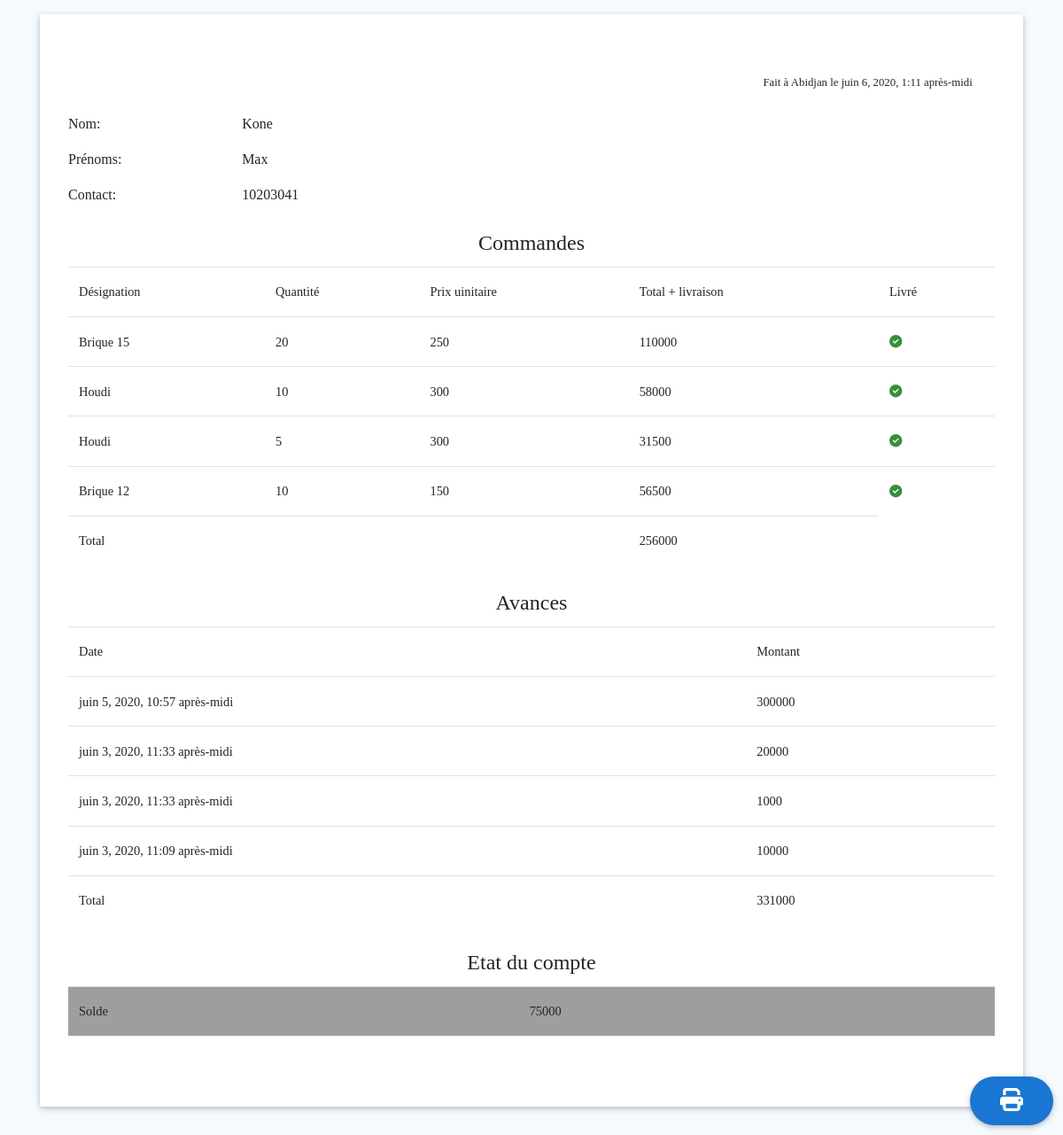
Screenshot of /client/1/details with the database file from the repository.
### caisse/models.py (models this page shows, shortened)
class Client(models.Model):
    nom = models.CharField(max_length=100)
    prenoms = models.CharField(max_length=100)
    contact = models.CharField(max_length=100, unique=True)
    date = models.DateField(auto_now_add=True)
    @property
    def total_plus_livraison(self):
        t = 0
        for commande in self.commande_set.all():
            t += commande.total_plus_livraison
        return t
    @property
    def avance(self):
        t = 0
        for commande in self.avance_set.all():
            t += commande.montant
        return t
    @property
    def solde(self):
        solde =  self.avance - self.total_plus_livraison
        return solde

class Commande(models.Model):
     client = models.ForeignKey(Client, on_delete=models.CASCADE)
     date = models.DateTimeField(auto_now_add=True)
     produit = models.ForeignKey(Produit, on_delete=models.CASCADE, null=True)
     quantite = models.PositiveIntegerField(default=0)
     livre = models.BooleanField(default=False)
     @property
     def total_simple(self):
         return self.produit.prix * self.quantite
     @property
     def total_plus_livraison(self):
         prix_camion = 5000
         nombre_camions = math.ceil((self.quantite / self.produit.quantite_par_camion + 1))
         livraison = nombre_camions * prix_camion
         return self.total_simple + livraison

class Produit(models.Model):
    categorie = models.ForeignKey(Categorie, on_delete=models.SET_NULL, null=True)
    nom = models.CharField(max_length=100)
    infos = models.TextField(null=True, blank=True)
    prix = models.PositiveIntegerField(default=0)
    quantite_par_camion = models.PositiveIntegerField(default=1)
    def __str__(self): return self.nom
    class Meta:
        ordering = ['-pk']

class Avance(models.Model):
    date = models.DateTimeField(auto_now_add=True)
    montant = models.PositiveIntegerField(default=0)
    client = models.ForeignKey(Client, on_delete=models.CASCADE)
    class Meta:
        ordering = ['-date']

### caisse/views.py (the view)
# urls.py: path('client/<int:pk>/details', ClientDetailView.as_view(template_name='caisse/client_detail.html'), name='client_details'),
class ClientDetailView(generic.DetailView):
    model = Client
    def get_context_data(self, **kwargs):
        from django.utils.timezone import now
        data = super(ClientDetailView, self).get_context_data(**kwargs)
        data['now'] = now()
        return data

### templates/caisse/client_detail.html (shortened to what this page needs)
{% extends 'base.html' %}
{% block content %}
    <div class="container mt-3">
        <div class="jumbotron">
            <div class="d-flex">
                <div class="w-75"></div>
                <div class="w-25">
                    <small>Fait à Abidjan le {{ now }}</small>
                </div>
            </div>
            <div class="mt-4 w-75">
                <p class="d-flex">
                    <span class="w-25">Nom:</span>
                    <span class="w-75">{{ object.nom|title }}</span>
                </p>
                <p class="d-flex">
                    <span class="w-25">Prénoms:</span>
                    <span class="w-75">{{ object.prenoms|title }}</span>
                </p>
                <p class="d-flex">
                    <span class="w-25">Contact:</span>
                    <span class="w-75">{{ object.contact|title }}</span>
                </p>
            </div>
            <div class="mt-4">
                <h4 class="p-1 text-center">Commandes</h4>
                <table class="table">
                    <tr>
                        <th>Désignation</th>
                        <th>Quantité</th>
                        <th>Prix uinitaire</th>
                        <th>Total + livraison</th>
                        <th>Livré</th>
                    </tr>
                    {% for commande in object.commande_set.all %}
                    <tr>
                        <td>{{ commande.produit }}</td>
                        <td>{{ commande.quantite }}</td>
                        <td>{{ commande.produit.prix }}</td>
                        <td>{{ commande.total_plus_livraison }}</td>
                        <td>{% if commande.livre %}
                            <span class="fa fa-check-circle green-ic"></span>
                        {% else %}
                            <span class="fa fa-circle red-ic"></span>
                        {% endif %}</td>
                    </tr>
                    {% endfor %}
                    <tr>
                        <th colspan="3">Total</th>
                        <th>{{ object.total_plus_livraison }}</th>
                    </tr>
                </table>
            </div>
            <div class="mt-4">
                <h4 class="p-1 text-center">Avances</h4>
                <table class="table">
                    <tr>
                        <th>Date</th>
                        <th>Montant</th>
                    {% for avance in object.avance_set.all %}
                    <tr>
                        <td>{{ avance.date }}</td>
                        <td>{{ avance.montant }}</td>
                    </tr>
                    {% endfor %}
                    <tr>
                        <th colspan="1">Total</th>
                        <th>{{ object.avance }}</th>
                    </tr>
                </table>
            </div>
            <div class="mt-4">
                <h4 class="p-1 text-center">Etat du compte</h4>
                <table class="table">
                    <tr class="grey">
                        <th>Solde</th>
                        <th>{{ object.solde }}</th>
                    </tr>
                </table>
            </div>
        </div>
    </div>
    <div style="position: fixed; bottom: 5px; right: 5px">
        <button onclick="print()" class="btn rounded-pill btn-blue">
            <span class="fa fa-print fa-2x"></span>
        </button>
    </div>
{% endblock %}

### templates/base.html (style rules this page uses)
body { background-color: #f5faff; font-family: Bahnschrift; }

### rows the page displays
Client: nom "Kone", prenoms "Max", contact "10203041", total_plus_livraison "256000", avance "331000", solde "75000"
Commande: produit "Brique 15", quantite "20", produit.prix "250", total_plus_livraison "110000", livre True (drawn)
Commande: produit "Houdi", quantite "10", produit.prix "300", total_plus_livraison "58000", livre True (drawn)
Commande: produit "Houdi", quantite "5", produit.prix "300", total_plus_livraison "31500", livre True (drawn)
Commande: produit "Brique 12", quantite "10", produit.prix "150", total_plus_livraison "56500", livre True (drawn)
Avance: date "juin 5, 2020, 10:57 après-midi", montant "300000"
Avance: date "juin 3, 2020, 11:33 après-midi", montant "20000"
Avance: date "juin 3, 2020, 11:33 après-midi", montant "1000"
Avance: date "juin 3, 2020, 11:09 après-midi", montant "10000"

### other values shown
{{ now }} "juin 6, 2020, 1:11 après-midi"
